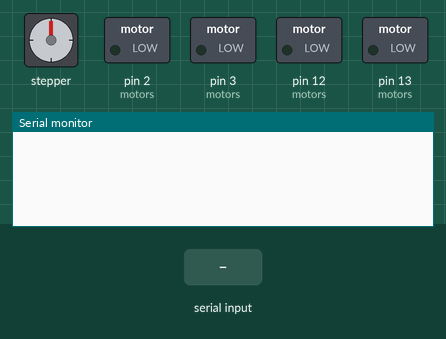
Recording of a sketch running on a simulated Arduino Uno, built with avr-gcc and run on an emulated ATmega328P. On the bench: stepper motor, switched loads named in the sketch (green lamp = pin HIGH), the last lines printed to the serial monitor. Wiring (inferred from the names in the program): stepper motor (2048 steps per turn assumed): coils pin 4, pin 5, pin 6, pin 7. The test bench sets the inputs (shaded band).

Above: at 1.2 s.
1.3 s: "90 45\n" received over Serial
At 2.5 s:
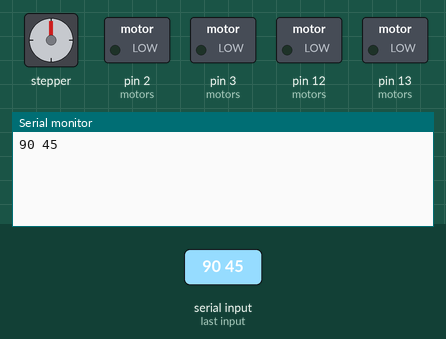
2.8 s: "5\n" received over Serial
At 3.8 s:
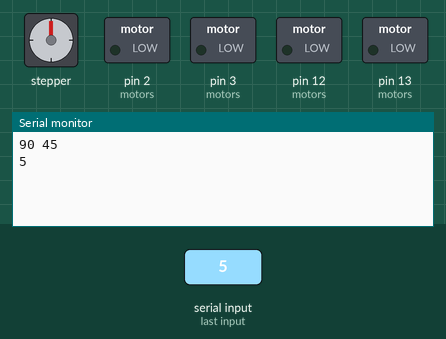
4.3 s: "1 90 45\n" received over Serial
At 5.2 s:
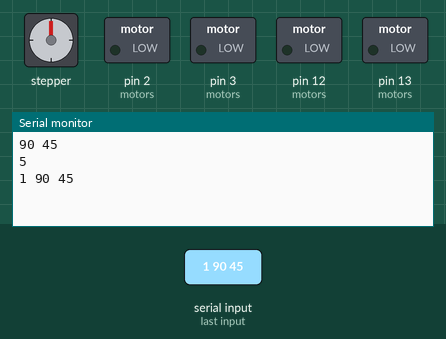

Measured:
- after the input at 1.3 s, the serial monitor: prints a new line at once (image 1)
- after the input at 2.8 s, the serial monitor: prints a new line at once (image 2)
- after the input at 4.3 s, the serial monitor: prints a new line at once (image 3)

The sketch:

pumps.ino
```cpp
// Define pin assignments for each motor
struct StepperMotor {
  uint8_t dirPin;
  uint8_t stepPin;
};

StepperMotor motors[4] = {
  {5, 2},   // X-axis
  {6, 3},   // Y-axis
  {7, 4},   // Z-axis
  {12, 13}  // A-axis
};

void setup() {
  Serial.begin(9600);
  for (int i = 0; i < 4; i++) {
    pinMode(motors[i].dirPin, OUTPUT);
    pinMode(motors[i].stepPin, OUTPUT);
    digitalWrite(motors[i].stepPin, LOW);
    digitalWrite(motors[i].dirPin, LOW);
  }
}

String inputString = "";
bool stringComplete = false;

void loop() {
  if (stringComplete) {
    processCommand(inputString);
    inputString = "";
    stringComplete = false;
  }
}

void processCommand(String cmd) {
  cmd.trim();
  if (cmd.length() < 3) return;

  char dirChar = cmd.charAt(0);
  char pumpChar = cmd.charAt(1);

  int motorIndex = -1;
  if (pumpChar == 'x') motorIndex = 0;
  else if (pumpChar == 'y') motorIndex = 1;
  else if (pumpChar == 'z') motorIndex = 2;
  else if (pumpChar == 'a') motorIndex = 3;

  if (motorIndex == -1) return;

  int dir = (dirChar == 'h') ? HIGH : LOW;
  digitalWrite(motors[motorIndex].dirPin, dir);

  // Parse the two integers: cycles and delay in microseconds
  int firstSpace = cmd.indexOf(' ', 2);
  if (firstSpace == -1) return;
  int secondSpace = cmd.indexOf(' ', firstSpace + 1);
  if (secondSpace == -1) secondSpace = cmd.length();

  int cycles = cmd.substring(firstSpace + 1, secondSpace).toInt();
  int delayMicros = cmd.substring(secondSpace + 1).toInt();

  for (int i = 0; i < cycles; i++) {
    digitalWrite(motors[motorIndex].stepPin, HIGH);
    delayMicroseconds(delayMicros);
    digitalWrite(motors[motorIndex].stepPin, LOW);
    delayMicroseconds(delayMicros);
  }
}

// Serial input handling
void serialEvent() {
  while (Serial.available()) {
    char inChar = (char)Serial.read();
    if (inChar == '\n') {
      stringComplete = true;
      Serial.println(inputString);
    } else {
      inputString += inChar;
    }
  }
}
```
